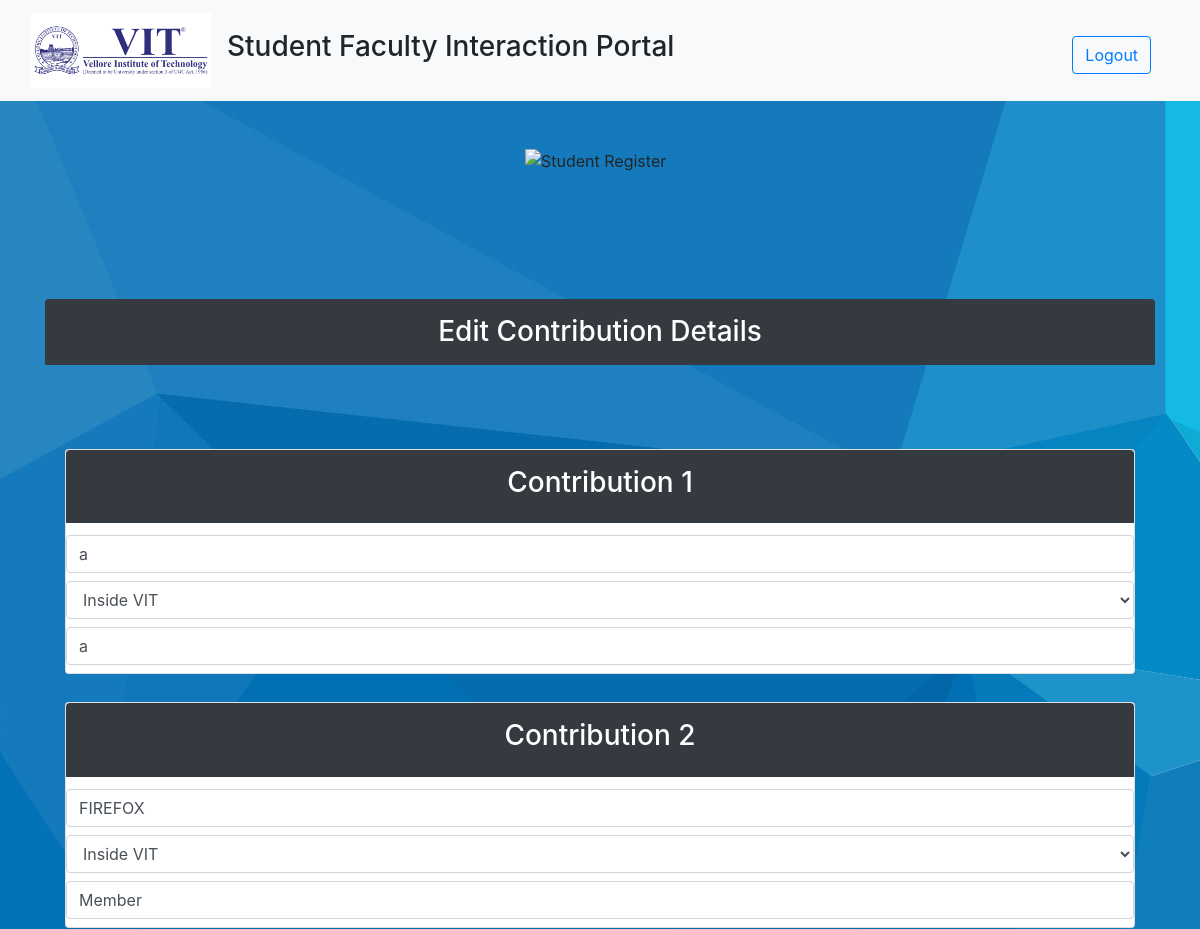
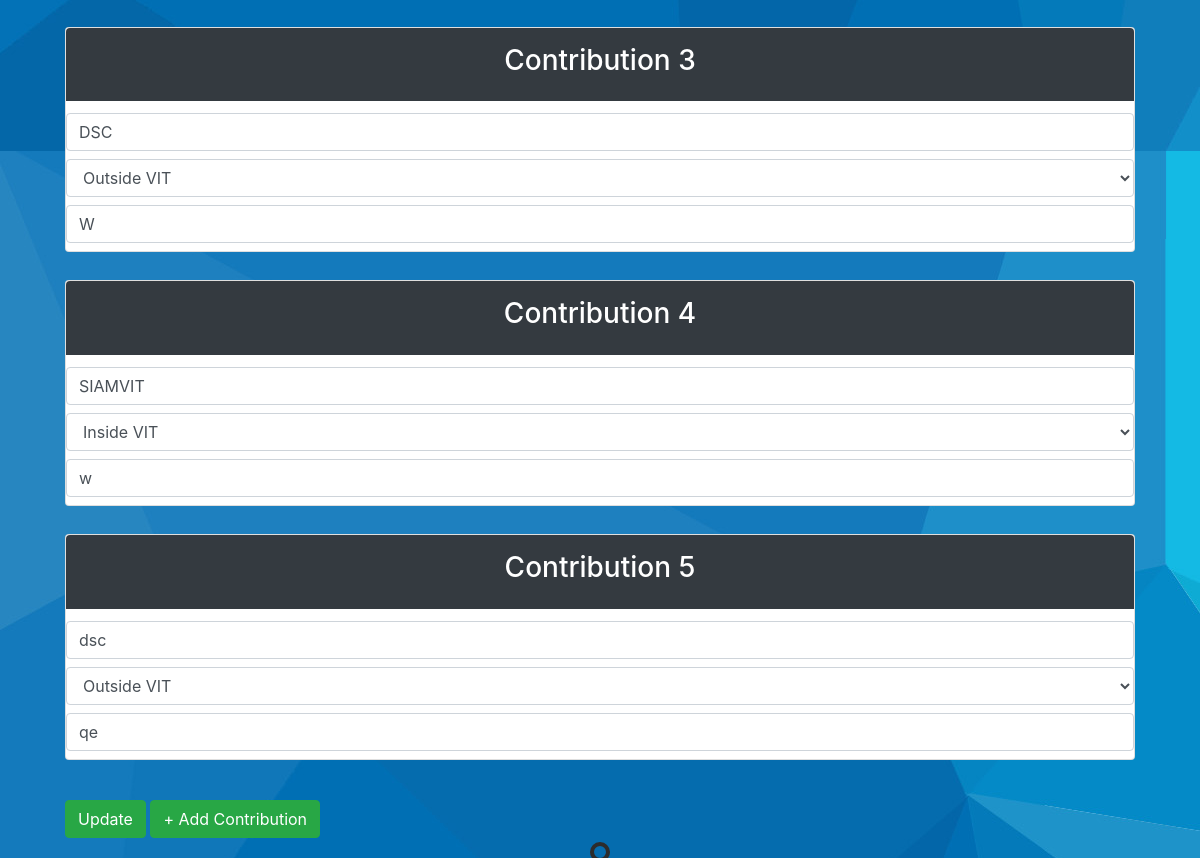
/studentcontributionedit.php?edit=19BIT0137 (signed in), run on the app's committed database (2 pictures, top to bottom).
### tables this page shows
CREATE TABLE `contributions` (
  `ID` int(100) NOT NULL,
  `Regno` varchar(10) NOT NULL,
  `Oname` varchar(100) NOT NULL,
  `IOvit` varchar(11) NOT NULL,
  `Role` varchar(100) NOT NULL
);

### studentcontributionedit.php (the view, shortened to what this page needs)
<?php
 require_once('Includes/header.php');
 require_once('Includes/connection.php');
 if(isset($_SESSION['StudentID']) || isset($_SESSION['Faculty']))
    {
        $GetID=$_GET['edit'];
    $sql="select * from contributions where Regno='".$GetID."'";
    mysqli_select_db($con,"student_management");
$res=mysqli_query($con,$sql);
  $i=0;
  $s=array();
  while($row=mysqli_fetch_assoc($res))
  {
      $s[$i]=new Contributions();
      $s[$i]->id=$row['ID'];
      $s[$i]->oname=$row['Oname'];
      $s[$i]->iovit=$row['IOvit'];
      $s[$i]->role=$row['Role'];
      $i++;
  }
?>
<?php
 if(isset($_SESSION['Faculty']) || $_SESSION['GET']==$_SESSION['StudentID'])
 {
     ?>
<div class="container">
    <div class="row mb-5">
        <div class="col-lg-12 m-auto ">
            <div class="mt-5">
                <img src="images/slogin.png" alt="Student Register" width="150" height="150" class="d-flex m-auto">
            </div>
                <div class="card-title bg-dark rounded-top">
                    <h3 class="text-center text-white py-3">Edit Contribution Details</h3>
                </div>
         </div>
            </div>
                <div class="card-body">
                <form action="update.php" method="POST" enctype="multipart/form-data">
                <?php
                for($i=0;$i<count($s);$i++){
                    $on=$s[$i]->oname;
                    $io=$s[$i]->iovit;
                    $rl=$s[$i]->role;
                    $k=$i+1;
                    echo"<div class='card mt-1'>".
                    "<div class='card-title bg-dark rounded-top'>".
                        "<h3 class='text-center text-white py-3'>Contribution $k</h3>".
                    "</div>";
                echo "<input type='text' placeholder='Organization Name' name='oname$i' class='form-control mb-2' value= '$on'>";
                if($io=='Inside VIT'){
                    echo "<select name='iovit$i' class='form-control mb-2'>
                    <option value='Inside VIT'>Inside VIT</option>
                    <option value='Outside VIT'>Outside VIT</option>
                    </select>";
                }
                else{
                    echo "<select name='iovit$i' class='form-control mb-2'>
                    <option value='Outside VIT'>Outside VIT</option>
                    <option value='Inside VIT'>Inside VIT</option>
                    </select>";
                }
                echo "<input type='text' placeholder='Role' name='role$i' class='form-control mb-2' value= '$rl' >";
                echo"</div><br>";
                }
                ?>
            <div class="mt-3">
                <button class="btn btn-success" name="updatecontribution">Update</button>
                <button class="btn btn-success" type="button" id='k' onclick="add()">+ Add Contribution</button>
            </div>
                </form >
              </div>
    </div>
<?php
 }
else{
    $msg="Permission Denied";
    echo '<div class="alert alert-danger text-center"><img src="images/pdenied.png" alt="X "> '.$msg.'</div> ';
}
}
else
{
    header("location:login.php?naccess");
}
?>
<?php
    require_once('Includes/footer.php');
?>

### sstyle.css (style rules this page uses)
body { background-image: url("images/filter-bg.jpg"); background-color: rgba(51, 136, 248, 0.815); }

### data on the page
contributions: k "1", Oname "a", Role "a"
contributions: k "2", Oname "FIREFOX", Role "Member"
contributions: k "3", Oname "DSC", Role "W"
contributions: k "4", Oname "SIAMVIT", Role "w"
contributions: k "5", Oname "dsc", Role "qe"
